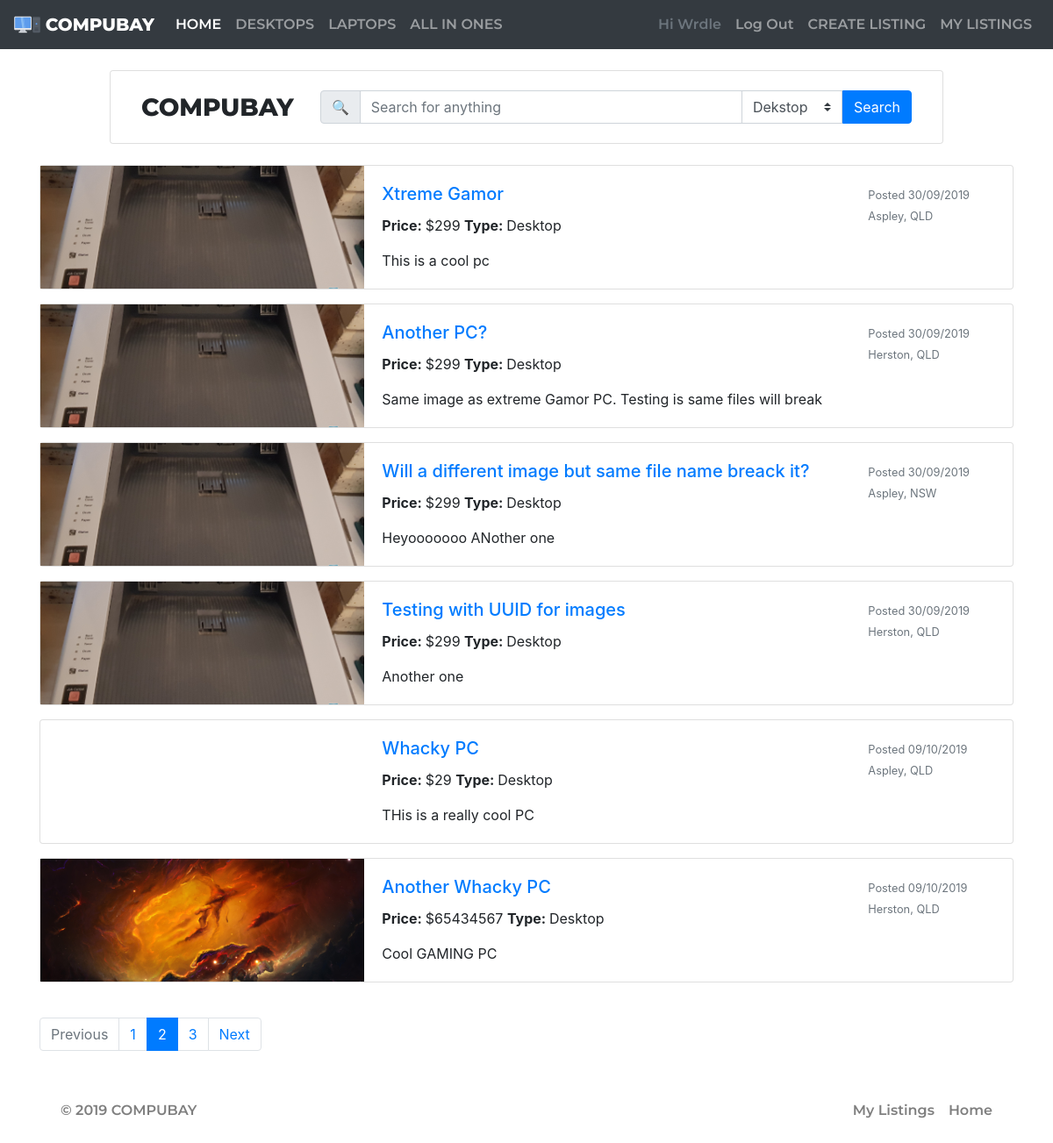
Page /search?searchCategory=Desktop (signed in) on the committed database.
### marketplace/models.py (models this page shows)
class User(db.Model,UserMixin):
    __tablename__='users'
    id = db.Column(db.Integer, primary_key=True)
    username = db.Column(db.String(50))
    password_hash = db.Column(db.String(255), nullable=False)
    email = db.Column(db.String(100), index=True, nullable=False)
    phone = db.Column(db.String(50))
    listings = db.relationship('Listing', backref='user')
    bids = db.relationship('Bid', backref='user')

class Listing(db.Model):
    __tablename__='listings'
    id = db.Column(db.Integer, primary_key=True)
    name = db.Column(db.String(50), nullable=False)
    post_date = db.Column(db.DateTime, default=datetime.now(), nullable=False)
    description = db.Column(db.String(400))
    suburb = db.Column(db.String(50), nullable=False)
    state = db.Column(db.String(50), nullable=False)
    price = db.Column(db.Integer, default=0)
    category = db.Column(db.String(15), nullable=False)
    cpu = db.Column(db.String(50))
    ramgb = db.Column(db.Integer)
    totalgb = db.Column(db.Integer)
    image = db.Column(db.String(200), nullable=False)
    seller_id = db.Column(db.Integer, db.ForeignKey('users.id'))
    bids = db.relationship('Bid', backref='listing')

### marketplace/views.py (the view)
@bp.route('/search', methods=['GET','POST'])
def search():
    searchKeywords = request.args.get('searchKeywords')
    searchCategory = request.args.get('searchCategory')
    if (searchKeywords != None):
        listings = Listing.query.filter(and_(Listing.name.like("%" + searchKeywords + "%"), Listing.category == searchCategory)).all()
    else:
        listings = Listing.query.filter(Listing.category == searchCategory).all()
    return render_template('search.html', listings = listings, search=searchKeywords)

### marketplace/__init__.py (called while the page is built)
def create_app():
  app.debug=True
  app.secret_key='notASecret'
  app.config['SQLALCHEMY_DATABASE_URI']='sqlite:///marketplace.sqlite'
  db.init_app(app)
  bootstrap = Bootstrap(app)
  login_manager = LoginManager()
  login_manager.login_view='auth.login'
  login_manager.init_app(app)
  UPLOAD_FOLDER = '/static/image'
  app.config['UPLOAD_FOLDER'] = UPLOAD_FOLDER
  from .models import User  # importing here to avoid circular references
  @login_manager.user_loader
  def load_user(user_id):
    return User.query.get(int(user_id))
  from . import views
  app.register_blueprint(views.bp)
  from . import items
  app.register_blueprint(items.bp)
  from . import auth
  app.register_blueprint(auth.bp)
  return app

### marketplace/templates/search.html (shortened to what this page needs)
{% extends 'base.html' %}
{% block header %}
<link rel="stylesheet" href="{{url_for('static', filename='css/search.css')}}">
{% endblock %}
{% block content %}
<br>
<div class="container">
    <div class="row justify-content-center">
        <div class="card col-md-10 logo-search-box">
            <div class="card-body">
                <div class="someClass">
                    <div id="logo">
                        COMPUBAY
                    </div>
                    <form action="/search" class="input-group" method="GET">
                        <div class="input-group-prepend">
                            <span class="input-group-text" id="search-icon">&#x1F50D;</span>
                        </div>
                        <input type="text" name="searchKeywords" id="search-bar" class="form-control" placeholder="Search for anything" aria-label="Search" aria-describedby="basic-addon1">
                        <div class="input-group-append">
                            <select class="custom-select" name="searchCategory" id="searchCategory">
                                <option selected value="Desktop">Dekstop</option>
                            </select>
                            <button class="btn btn-primary" type="submit">Search</button>
                        </div>
                    </form>
                </div>
            </div>
        </div>
    </div>
    <br>
    {% if listings == [] %}
        <center><h2>Oh no... No results for {{ search }} found!</h2></center>
    {% else %}
        {% for listing in listings %}
        <div class="card mb-3 item-result" style="width: 100%">
            <div class="row no-gutters">
                <div class="col-md-4">
                    <div class="item-picture" style="background-image: url({{url_for('static', filename=('img/listings/' + listing.image))}})"></div>
                </div>
                <div class="col-md-6" class="search-container">
                    <div class="card-body">
                        <a href="item/{{ listing.id }}"><h5 class="card-title">{{ listing.name }}</h5></a>
                        <p><b>Price: </b> ${{ listing.price }} <b>Type: </b>{{ listing.category }}</p>
                        <p class="card-text">{{ listing.description }}</p>
                    </div>
                </div>
                <div class="col-md-2" class="search-container">
                    <div class="card-body">
                        <small class="text-muted">Posted {{ listing.post_date.strftime("%d/%m/%Y") }}</small>
                        <small class="text-muted">{{ listing.suburb }}, {{ listing.state }}</small>
                    </div>
                </div>
            </div>
        </div>
        {% endfor %}
    {% endif %}
    <br>
    <nav aria-label="...">
        <ul class="pagination">
            <li class="page-item disabled">
                <span class="page-link">Previous</span>
            </li>
            <li class="page-item"><a class="page-link" href="#">1</a></li>
            <li class="page-item active" aria-current="page">
                <span class="page-link">
                    2
                </span>
            </li>
            <li class="page-item"><a class="page-link" href="#">3</a></li>
            <li class="page-item">
                <a class="page-link" href="#">Next</a>
            </li>
        </ul>
    </nav>
</div>
{% endblock %}

### marketplace/templates/base.html (shortened to what this page needs)
<!doctype html>
<html lang="en">
    <head>
        <link rel="stylesheet" href="https://stackpath.bootstrapcdn.com/bootstrap/4.3.1/css/bootstrap.min.css">
        <link rel="stylesheet" href="{{url_for('static', filename='css/navbar_footer.css')}}">
        {% block header %}
        {% endblock %}
    </head>
    <body>
        <nav class="navbar navbar-expand-md navbar-dark bg-dark">
            <a class="navbar-brand" href="/">
                <img src="{{url_for('static', filename='img/logo.svg')}}" width="30" height="30" class="d-inline-block align-top" alt="">
                    COMPUBAY
            </a>
            <div class="navbar-collapse collapse" id="navbarTogglerDemo03">
                <ul class="navbar-nav">
                    <li class="nav-item active">
                        <a class="nav-link" href="/">HOME <span class="sr-only">(current)</span></a>
                    </li>
                    <li class="nav-item">
                        <a class="nav-link" href="/search?searchCategory=Desktop">DESKTOPS</a>
                    </li>
                    <li class="nav-item">
                        <a class="nav-link" href="/search?searchCategory=Laptop">LAPTOPS</a>
                    </li>
                    <li class="nav-item">
                        <a class="nav-link" href="/search?searchCategory=All+In+One">ALL IN ONES</a>
                    </li>
                </ul>
                <ul class="navbar-nav ml-auto">
                    {% if current_user.is_authenticated %}
                    <li class="nav-item">
                        <a class="nav-item nav-link disabled text-muted" href="#">
                        <span>Hi {{ current_user.username }}</span></a>
                    </li>
                    <li class="nav-item">
                        <a class="nav-item nav-link" href="{{ url_for('auth.logout') }}">Log Out</a>
                    </li>
                    {% else %}
                    <li class="nav-item">
                    <a class="nav-link" href="/login">SIGN IN <span class="sr-only">(current)</span></a>
                    </li>
                    {% endif %}
                    <li class="nav-item">
                        <a class="nav-link" href="/item/create">CREATE LISTING</a>
                    </li>
                    <li class="nav-item">
                        <a class="nav-link" href="/listings">MY LISTINGS</a>
                    </li>
                </ul>
            </div>
        </nav>
        {% block content %}
        {% endblock %}
        <div class="container">
            <br>
            <footer class="navbar navbar-light navbar-expand-sm">
                <ul class="navbar-nav">
                    <li class="nav-item nav-link">
                        © 2019 COMPUBAY
                    </li>
                </ul>
                <ul class="navbar-nav ml-auto">
                    <li class="nav-item">
                        <a class="nav-link" href="/listings">My Listings</a>
                    </li>
                    <li class="nav-item">
                        <a class="nav-link" href="index.html">Home <span class="sr-only">(current)</span></a>
                    </li>
                </ul>
            </footer>
            <br>
        </div>
    </body>
</html>

### marketplace/static/css/navbar_footer.css (style rules this page uses)
.navbar { font-family: 'Montserrat', Arial, Helvetica, sans-serif; font-weight: 600; }
.navbar .navbar-brand { font-family: 'Montserrat', Arial, Helvetica, sans-serif; font-weight: 800; }

### marketplace/static/css/search.css (style rules this page uses)
.logo-search-box .someClass { margin-left: auto; margin-right: auto; display: flex; align-items: center; }
.logo-search-box #logo { font-size: 1.75em; font-family: 'Montserrat', Arial, Helvetica, sans-serif; font-weight: 800; padding-right: 30px; }
.logo-search-box .input-group { align-content: flex-start; }
.item-picture { background-size: cover; background-position: center; display: block; height: 100%; width: 100%; }
#searchCategory { border-radius: 0px 0px 0px 0px; }
.pagination { margin-left: auto; margin-right: auto; }

### rows in the picture
User: username "Wrdle"
Listing: image (picture), name "Xtreme Gamor", price "299", category "Desktop", description "This is a cool pc", post_date "30/09/2019", suburb "Aspley", state "QLD"
Listing: image (picture), name "Another PC?", price "299", category "Desktop", description "Same image as extreme Gamor PC. Testing is same files will break", post_date "30/09/2019", suburb "Herston", state "QLD"
Listing: image (picture), name "Will a different image but same file name breack it?", price "299", category "Desktop", description "Heyooooooo ANother one", post_date "30/09/2019", suburb "Aspley", state "NSW"
Listing: image (picture), name "Testing with UUID for images", price "299", category "Desktop", description "Another one", post_date "30/09/2019", suburb "Herston", state "QLD"
Listing: name "Whacky PC", price "29", category "Desktop", description "THis is a really cool PC", post_date "09/10/2019", suburb "Aspley", state "QLD"
Listing: image (picture), name "Another Whacky PC", price "65434567", category "Desktop", description "Cool GAMING PC", post_date "09/10/2019", suburb "Herston", state "QLD"
